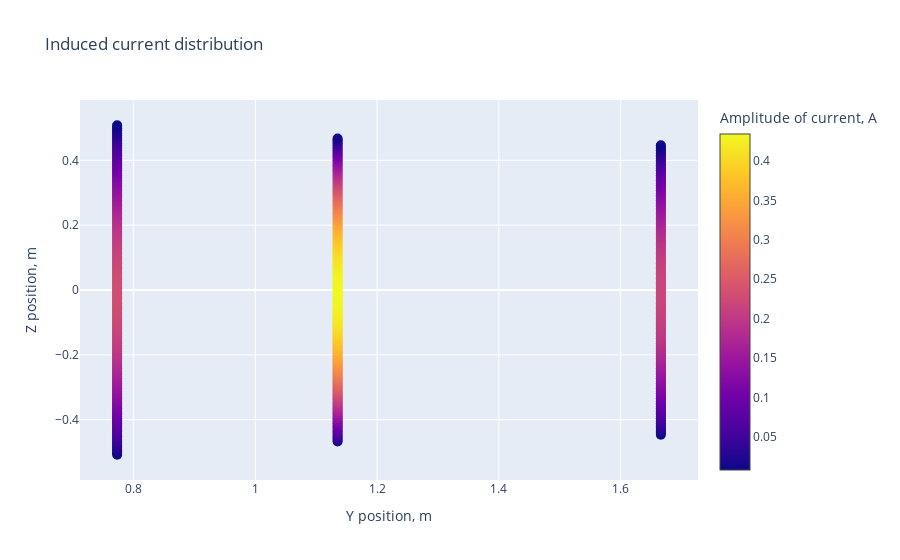

Here is the notebook cell this chart was saved with:
### Code cell
from visualization import plot_2dmodel, plot_together, plot_separately, current_distribution_2d, current_distribution_3d

plot_2dmodel(R, source_position, sum(element_num), delta_z)
plot_together(R_block, current_block)
#plot_separately(R_block, current_block)
current_distribution_2d(R, current)
#current_distribution_3d(R, source_position, R_block, current_block)

### Figure 1 — Plotly figure (JSON) as saved in the notebook; plotly's stock layout.template omitted (floating-point values rounded to 4 significant figures; data arrays with more than 128 entries replaced by an {"elided": "..."} marker saying what was removed)
{"data": [{"marker": {"color": {"elided": "557 float values"}, "colorbar": {"title": {"text": "Amplitude of current, A"}}, "colorscale": [[0, "#0d0887"], [0.1111, "#46039f"], [0.2222, "#7201a8"], [0.3333, "#9c179e"], [0.4444, "#bd3786"], [0.5556, "#d8576b"], [0.6667, "#ed7953"], [0.7778, "#fb9f3a"], [0.8889, "#fdca26"], [1, "#f0f921"]], "showscale": true, "size": 10}, "mode": "markers", "name": "Точки", "type": "scatter", "x": {"elided": "557 float values"}, "y": {"elided": "557 float values"}}], "layout": {"title": {"text": "Induced current distribution"}, "xaxis": {"title": {"text": "Y position, m"}}, "yaxis": {"title": {"text": "Z position, m"}}}}
